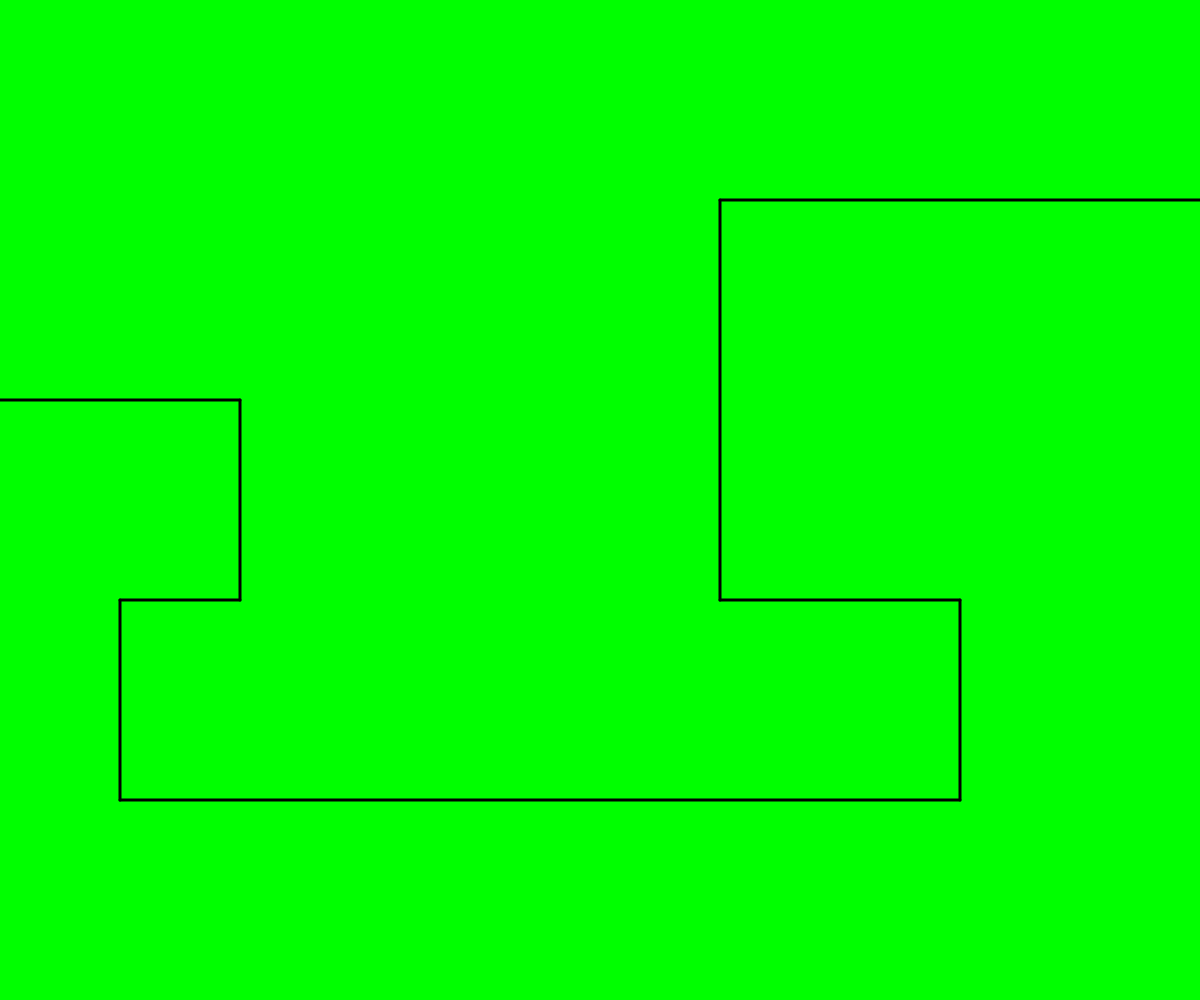
Frame 1 (no input)
Frame 60 (no input): identical to frame 1, image omitted
Frame 120 (the mouse pressed at the canvas centre since frame 60): identical to frame 1, image omitted

The p5.js sketch that drew this single still picture (run headless with seeded random() and noise() and a simulated clock; from frame 60 on, the mouse is pressed at the canvas centre):

// p5.js sketch
// ── sketch.js
let theBloons = [];
let theTrack = [];

function setup(){
  createCanvas(windowWidth, windowHeight);
  strokeWeight(3);
  createTrack();
}

function draw(){
  background(0,255,0);
  for(var i=0; i<theTrack.length; i++){
    if(i!==theTrack.length-1){
      line(theTrack[i].x,theTrack[i].y,theTrack[i+1].x,theTrack[i+1].y);
    }
  }
  for(var i=theBloons.length-1; i>=0; i--){
    theBloons[i].move();
    theBloons[i].display();
    if(theBloons[i].x>width+theBloons[i].diameter/2){
      theBloons[i].through(i);
    }
  }
}

function mousePressed(){
  for(var i=theBloons.length-1; i>=0; i--){
    if(dist(mouseX,mouseY,theBloons[i].x,theBloons[i].y)<theBloons[i].diameter/2){
      theBloons[i].pop(i);
    }
  }
}

function keyPressed(){
  if(keyIsDown(82)){
    theBloons.push(new RedBloon(0,theTrack[0].y,0));
  }
  if(keyIsDown(66)){
    theBloons.push(new BlueBloon(0,theTrack[0].y,0));
  }
  if(keyIsDown(71)){
    theBloons.push(new GreenBloon(0,theTrack[0].y,0));
  }
  if(keyIsDown(89)){
    theBloons.push(new YellowBloon(0,theTrack[0].y,0));
  }
  if(keyIsDown(80)){
    theBloons.push(new PinkBloon(0,theTrack[0].y,0));
  }
  if(keyIsDown(75)){
    theBloons.push(new BlackBloon(0,theTrack[0].y,0));
  }
  if(keyIsDown(87)){
    theBloons.push(new WhiteBloon(0,theTrack[0].y,0));
  }
}



function createTrack(){
  fill(165,42,42);
  let point1 = {
    x:width*0/50,
    y:height*20/50
  };
  theTrack.push(point1);
  let point2 = {
    x:width*10/50,
    y:height*20/50
  };
  theTrack.push(point2);

  let point3 = {
    x:width*10/50,
    y:height*30/50
  };
  theTrack.push(point3);
  let point4 = {
    x:width*5/50,
    y:height*30/50
  };
  theTrack.push(point4);
  let point5 = {
    x:width*5/50,
    y:height*40/50
  };
  theTrack.push(point5);
  let point6 = {
    x:width*40/50,
    y:height*40/50
  };
  theTrack.push(point6);
  let point7 = {
    x:width*40/50,
    y:height*30/50
  };
  theTrack.push(point7);
  let point8 = {
    x:width*30/50,
    y:height*30/50
  };
  theTrack.push(point8);
  let point9 = {
    x:width*30/50,
    y:height*10/50
  };
  theTrack.push(point9);
  let point10 = {
    x:width*50/50,
    y:height*10/50
  };
  theTrack.push(point10);
}

class RedBloon{
  constructor(x,y,checkpoint){
    this.x = x;
    this.y = y;
    this.diameter = 30;
    this.speed = 3;
    this.checkpoint = checkpoint;
  }

  move(){
    if(this.checkpoint!==theTrack.length-1){
      if(theTrack[this.checkpoint].x-theTrack[this.checkpoint+1].x!==0){
        if(theTrack[this.checkpoint].x-theTrack[this.checkpoint+1].x<0){
          this.x+=this.speed;
        }else{
          this.x-=this.speed;
        }
      }else{
        if(theTrack[this.checkpoint].y-theTrack[this.checkpoint+1].y<0){
          this.y+=this.speed;
        }else{
          this.y-=this.speed;
        }
      }
    }else{
      this.x+=this.speed;
    }
    for(var i=0; i<theTrack.length; i++){
      if(this.x<=theTrack[i].x+this.speed&&this.x>=theTrack[i].x-this.speed&&this.y<=theTrack[i].y+this.speed&&this.y>=theTrack[i].y-this.speed){
        this.checkpoint = i;
      }
    }
  }
  
  display(){
    fill(255,0,0);
    circle(this.x,this.y,this.diameter);
  }

  pop(i){
    theBloons.splice(i,1);
  }

  through(i){
    theBloons.splice(i,1);
  }
}

class BlueBloon{
  constructor(x,y,checkpoint){
    this.x = x;
    this.y = y;
    this.diameter = 35;
    this.speed = 4;
    this.checkpoint = checkpoint;
  }

  move(){
    if(this.checkpoint!==theTrack.length-1){
      if(theTrack[this.checkpoint].x-theTrack[this.checkpoint+1].x!==0){
        if(theTrack[this.checkpoint].x-theTrack[this.checkpoint+1].x<0){
          this.x+=this.speed;
        }else{
          this.x-=this.speed;
        }
      }else{
        if(theTrack[this.checkpoint].y-theTrack[this.checkpoint+1].y<0){
          this.y+=this.speed;
        }else{
          this.y-=this.speed;
        }
      }
    }else{
      this.x+=this.speed;
    }
    for(var i=0; i<theTrack.length; i++){
      if(this.x<=theTrack[i].x+this.speed&&this.x>=theTrack[i].x-this.speed&&this.y<=theTrack[i].y+this.speed&&this.y>=theTrack[i].y-this.speed){
        this.checkpoint = i;
      }
    }
  }

  display(){
    fill(0,0,255);
    circle(this.x,this.y,this.diameter);
  }

  pop(i){
    theBloons.splice(i,1,new RedBloon(this.x,this.y,this.checkpoint))
  }

  through(i){
    theBloons.splice(i,1);
  }
}

class GreenBloon{
  constructor(x,y,checkpoint){
    this.x = x;
    this.y = y;
    this.diameter = 40;
    this.speed = 5;
    this.checkpoint = checkpoint;
  }

  move(){
    if(this.checkpoint!==theTrack.length-1){
      if(theTrack[this.checkpoint].x-theTrack[this.checkpoint+1].x!==0){
        if(theTrack[this.checkpoint].x-theTrack[this.checkpoint+1].x<0){
          this.x+=this.speed;
        }else{
          this.x-=this.speed;
        }
      }else{
        if(theTrack[this.checkpoint].y-theTrack[this.checkpoint+1].y<0){
          this.y+=this.speed;
        }else{
          this.y-=this.speed;
        }
      }
    }else{
      this.x+=this.speed;
    }
    for(var i=0; i<theTrack.length; i++){
      if(this.x<=theTrack[i].x+this.speed&&this.x>=theTrack[i].x-this.speed&&this.y<=theTrack[i].y+this.speed&&this.y>=theTrack[i].y-this.speed){
        this.checkpoint = i;
      }
    }
  }

  display(){
    fill(0,255,0);
    circle(this.x,this.y,this.diameter);
  }

  pop(i){
    theBloons.splice(i,1,new BlueBloon(this.x,this.y,this.checkpoint))
  }

  through(i){
    theBloons.splice(i,1);
  }
}

class YellowBloon{
  constructor(x,y,checkpoint){
    this.x = x;
    this.y = y;
    this.diameter = 45;
    this.speed = 6;
    this.checkpoint = checkpoint;
  }

  move(){
    if(this.checkpoint!==theTrack.length-1){
      if(theTrack[this.checkpoint].x-theTrack[this.checkpoint+1].x!==0){
        if(theTrack[this.checkpoint].x-theTrack[this.checkpoint+1].x<0){
          this.x+=this.speed;
        }else{
          this.x-=this.speed;
        }
      }else{
        if(theTrack[this.checkpoint].y-theTrack[this.checkpoint+1].y<0){
          this.y+=this.speed;
        }else{
          this.y-=this.speed;
        }
      }
    }else{
      this.x+=this.speed;
    }
    for(var i=0; i<theTrack.length; i++){
      if(this.x<=theTrack[i].x+this.speed&&this.x>=theTrack[i].x-this.speed&&this.y<=theTrack[i].y+this.speed&&this.y>=theTrack[i].y-this.speed){
        this.checkpoint = i;
      }
    }
  }

  display(){
    fill(255,255,0);
    circle(this.x,this.y,this.diameter);
  }

  pop(i){
    theBloons.splice(i,1,new GreenBloon(this.x,this.y,this.checkpoint))
  }

  through(i){
    theBloons.splice(i,1);
  }
}

class PinkBloon{
  constructor(x,y,checkpoint){
    this.x = x;
    this.y = y;
    this.diameter = 50;
    this.speed = 7;
    this.checkpoint = checkpoint;
  }

  move(){
    if(this.checkpoint!==theTrack.length-1){
      if(theTrack[this.checkpoint].x-theTrack[this.checkpoint+1].x!==0){
        if(theTrack[this.checkpoint].x-theTrack[this.checkpoint+1].x<0){
          this.x+=this.speed;
        }else{
          this.x-=this.speed;
        }
      }else{
        if(theTrack[this.checkpoint].y-theTrack[this.checkpoint+1].y<0){
          this.y+=this.speed;
        }else{
          this.y-=this.speed;
        }
      }
    }else{
      this.x+=this.speed;
    }
    for(var i=0; i<theTrack.length; i++){
      if(this.x<=theTrack[i].x+this.speed&&this.x>=theTrack[i].x-this.speed&&this.y<=theTrack[i].y+this.speed&&this.y>=theTrack[i].y-this.speed){
        this.checkpoint = i;
      }
    }
  }

  display(){
    fill(255,0,255);
    circle(this.x,this.y,this.diameter);
  }

  pop(i){
    theBloons.splice(i,1,new YellowBloon(this.x,this.y,this.checkpoint))
  }

  through(i){
    theBloons.splice(i,1);
  }
}

class BlackBloon{
  constructor(x,y,checkpoint){
    this.x = x;
    this.y = y;
    this.diameter = 20;
    this.speed = 6;
    this.checkpoint = checkpoint;
  }

  move(){
    if(this.checkpoint!==theTrack.length-1){
      if(theTrack[this.checkpoint].x-theTrack[this.checkpoint+1].x!==0){
        if(theTrack[this.checkpoint].x-theTrack[this.checkpoint+1].x<0){
          this.x+=this.speed;
        }else{
          this.x-=this.speed;
        }
      }else{
        if(theTrack[this.checkpoint].y-theTrack[this.checkpoint+1].y<0){
          this.y+=this.speed;
        }else{
          this.y-=this.speed;
        }
      }
    }else{
      this.x+=this.speed;
    }
    for(var i=0; i<theTrack.length; i++){
      if(this.x<=theTrack[i].x+this.speed&&this.x>=theTrack[i].x-this.speed&&this.y<=theTrack[i].y+this.speed&&this.y>=theTrack[i].y-this.speed){
        this.checkpoint = i;
      }
    }
  }

  display(){
    fill(0);
    circle(this.x,this.y,this.diameter);
  }

  pop(i){
    theBloons.splice(i,1,new PinkBloon(this.x-5,this.y,this.checkpoint));
    theBloons.push(new PinkBloon(this.x+5,this.y,this.checkpoint));
  }

  through(i){
    theBloons.splice(i,1);
  }
}

class WhiteBloon{
  constructor(x,y,checkpoint){
    this.x = x;
    this.y = y;
    this.diameter = 20;
    this.speed = 6;
    this.checkpoint = checkpoint;
  }

  move(){
    if(this.checkpoint!==theTrack.length-1){
      if(theTrack[this.checkpoint].x-theTrack[this.checkpoint+1].x!==0){
        if(theTrack[this.checkpoint].x-theTrack[this.checkpoint+1].x<0){
          this.x+=this.speed;
        }else{
          this.x-=this.speed;
        }
      }else{
        if(theTrack[this.checkpoint].y-theTrack[this.checkpoint+1].y<0){
          this.y+=this.speed;
        }else{
          this.y-=this.speed;
        }
      }
    }else{
      this.x+=this.speed;
    }
    for(var i=0; i<theTrack.length; i++){
      if(this.x<=theTrack[i].x+this.speed&&this.x>=theTrack[i].x-this.speed&&this.y<=theTrack[i].y+this.speed&&this.y>=theTrack[i].y-this.speed){
        this.checkpoint = i;
      }
    }
  }

  display(){
    fill(255);
    circle(this.x,this.y,this.diameter);
  }

  pop(i){
    theBloons.splice(i,1,new PinkBloon(this.x-5,this.y,this.checkpoint));
    theBloons.push(new PinkBloon(this.x+5,this.y,this.checkpoint));
  }

  through(i){
    theBloons.splice(i,1);
  }
}
